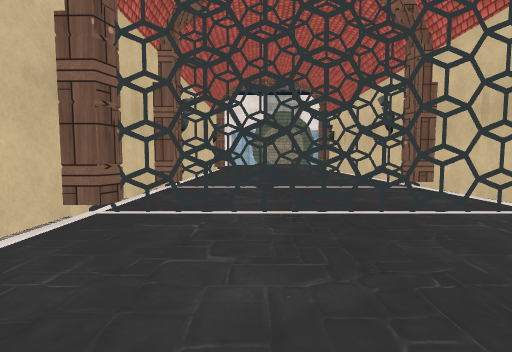
View 1 (above)

23 first-person views from a walk through a scene from a Unity 3-D project. The camera is 1.2 m above the floor, tilts 4° down and sees 85° across. The floor is counted in squares, 2 m on a side. Each view is taken from the middle of a square. On the plan, view 1 faces up. The plan holds only what a view shows up to about 9 squares ahead; the rest is blank. The place goes on beyond the plan. The player character is not drawn. Some surface patterns are stand-ins.

View 2
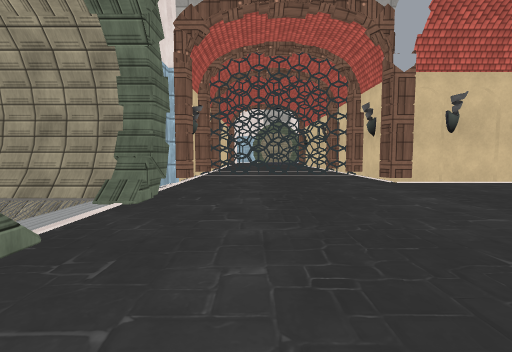

View 3
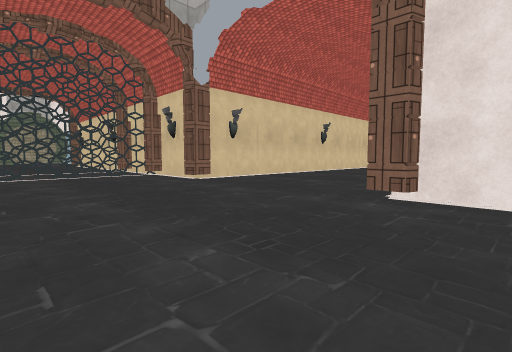

View 4
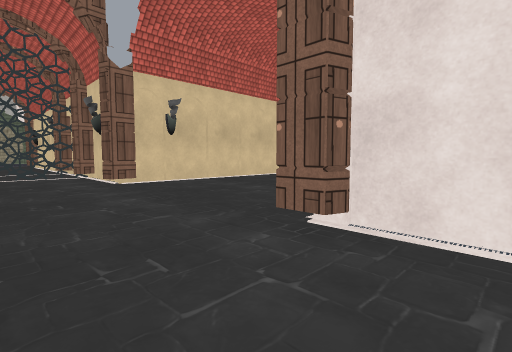

View 5
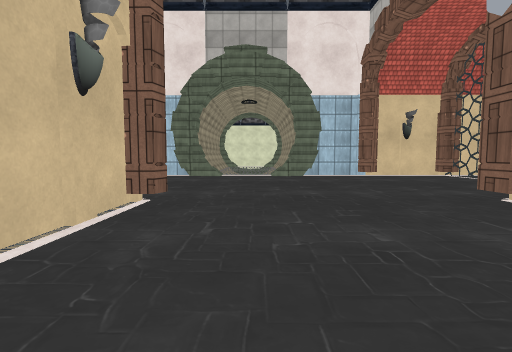

View 6
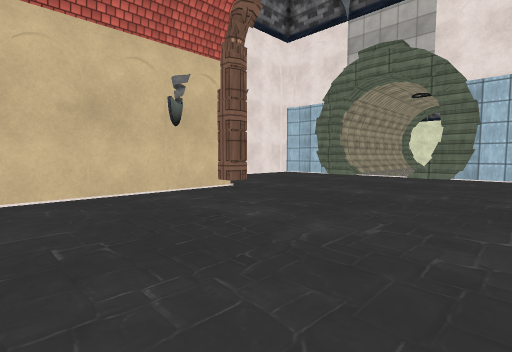

View 7
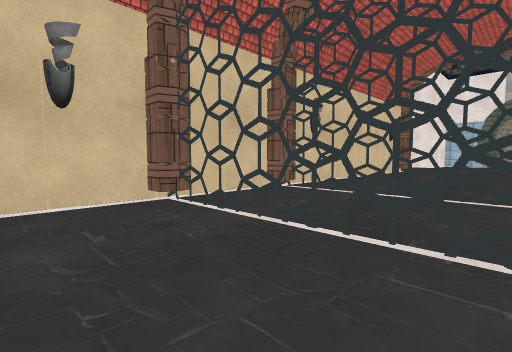

View 8
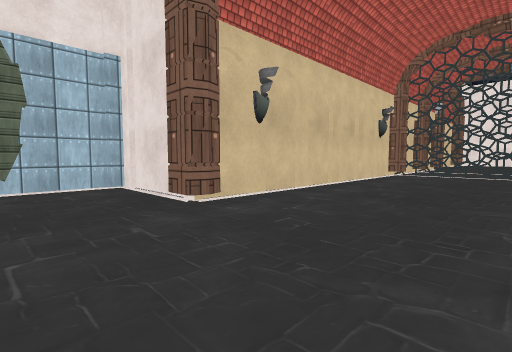

View 9
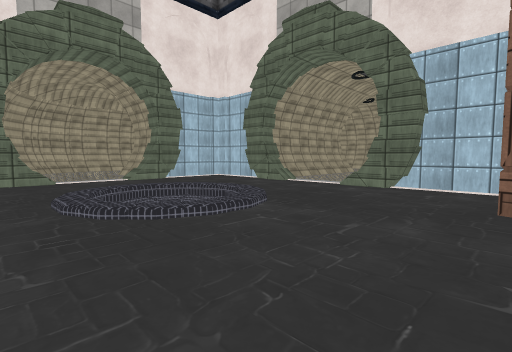

View 10
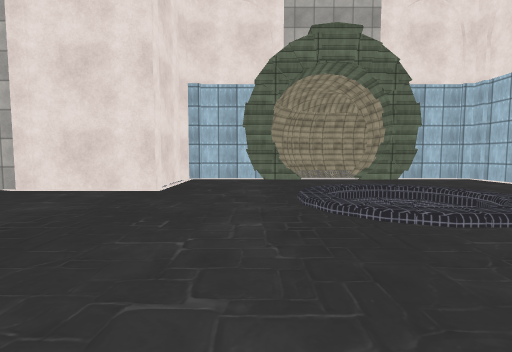

View 11
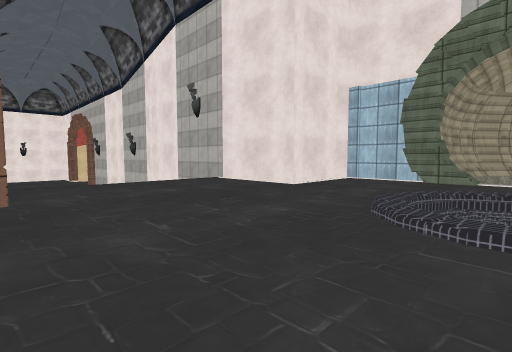

View 12
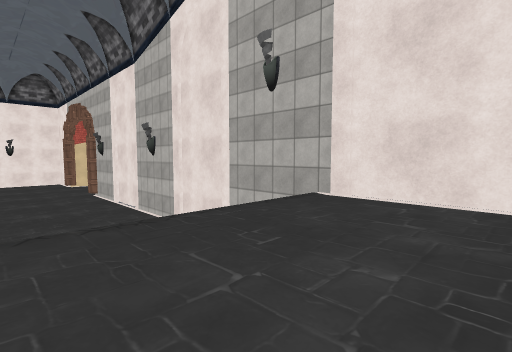

View 13
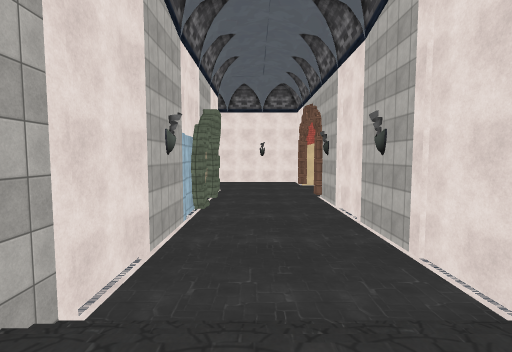

View 14
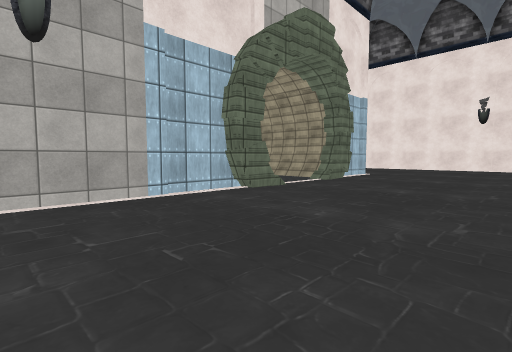

View 15
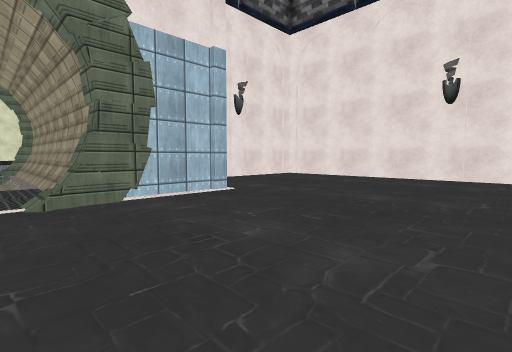

View 16
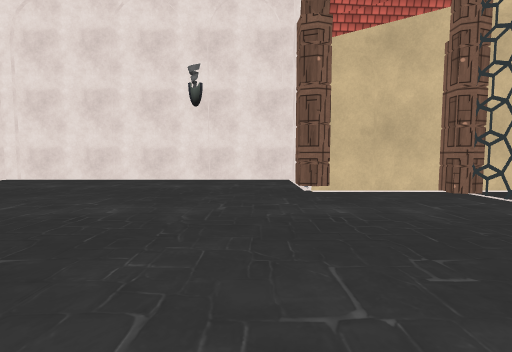

View 17
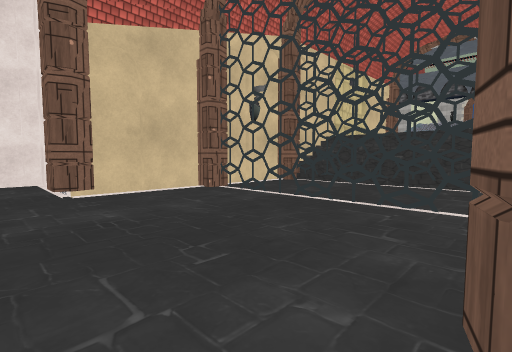

View 18
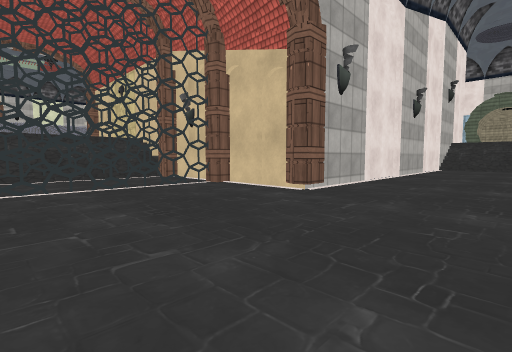

View 19
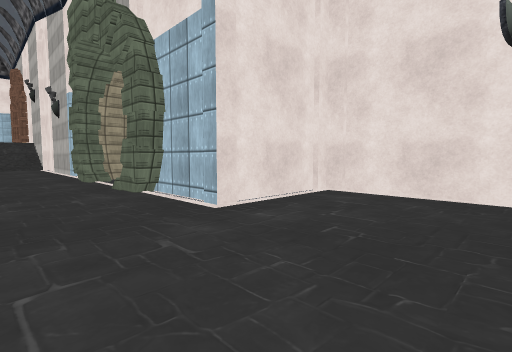

View 20
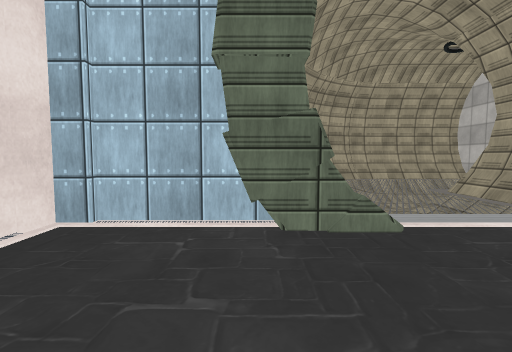

View 21
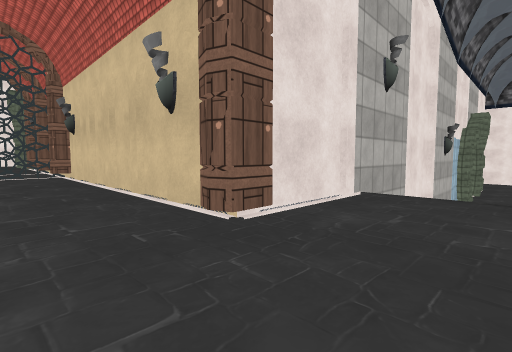

View 22
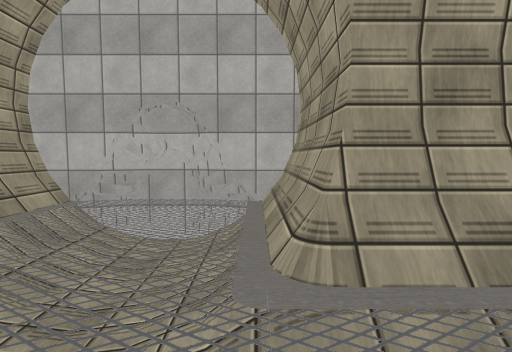

View 23
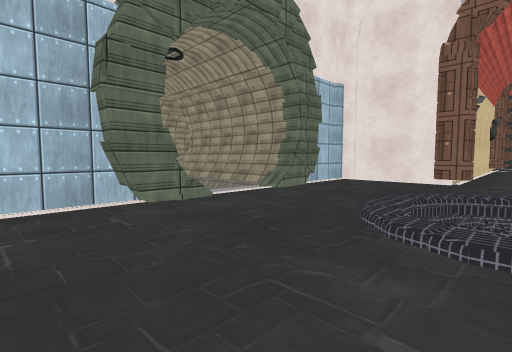

### Floor plan
Key: @ floor where view 1 was taken; # wall or solid block; x gap in a wall; . main floor; : floor 0.25 m higher than the main floor; - floor 2.5 m lower than the main floor; / step, stairs or slope; = window, fence, low wall or low ledge; v drop or lower ground; O other object.
Columns run from 25 left of view 1 to 7 right of it. Each row starts with its distance up from view 1.
 26                            #####
 25    #////                  ##...#
 24    #/////                ##....#
 23    #====#                #...###
 22    #----#                #...###
 21    #====##             #O#..##O
 20    #-----#             #.#.....O
 19    #-----#             #.......##
 18 ####----################..///..##
 17 #-----------------///...../v/....
 16 #-----------------///.....:v/....
 15 #-----------------///..........##
 14 #-----------------///..........O
 13 #-----O-#--#-O###-####.#....#..O
 12 #-----###- #           #....##
 11 #-----# #-             #.....#
 10 ######  #-             #.....#
  9         #-             #.....#
  8         #              #.....#
  7         #              #.....#
  6         #              #.....#
  5         x              #====##
  4                        #....#
  3                        #====##
  2                        #.....#
  1                        #....#####
  0                        O.@.......
 -1                       ##.........
 -2                      ###.........
 -3                       ...........
 -4                        ..........
 -5                        #....#####
 -6                        O.....#

Positions as (right, up) in squares from view 1, and headings:
1: (0, 0), facing up
2: (0, -6), facing up
3: (-1, -6), facing up-right
4: (1, -6), facing up-right
5: (7, -3), facing left
6: (7, 0), facing down-left
7: (2, 1), facing up-left
8: (0, 15), facing down-right
9: (0, 13), facing up-right
10: (0, 13), facing up
11: (2, 13), facing up-left
12: (-2, 14), facing up-left
13: (-4, 15), facing left
14: (-10, 17), facing down-left
15: (-16, 17), facing down-left
16: (-17, 17), facing left
17: (-17, 17), facing up-left
18: (-21, 15), facing up-right
19: (-22, 15), facing down-right
20: (0, 18), facing up
21: (0, 15), facing down-left
22: (2, 23), facing right
23: (2, 20), facing down-right
